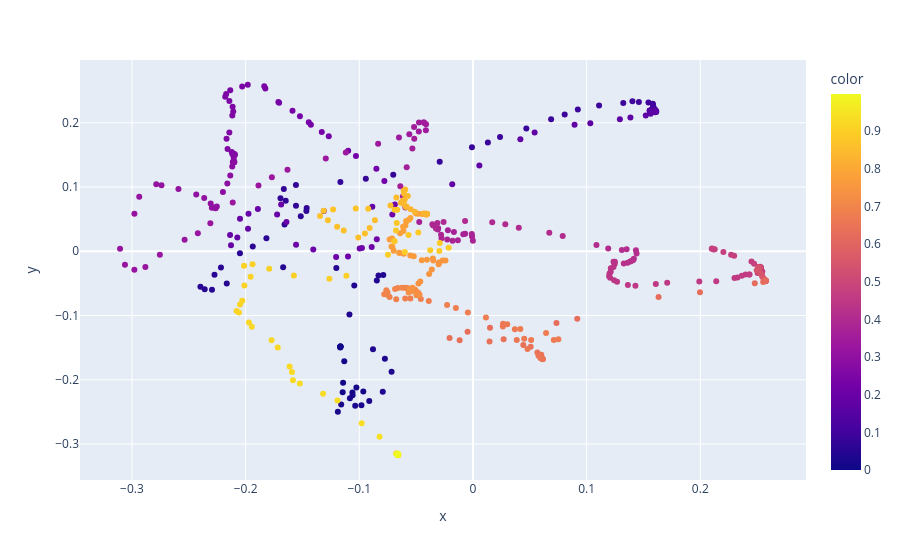

The notebook cell this image was saved under:
### Code cell
pca = PCA(n_components=2)
X, y = load_exec("peg_pick404_test_5")
X_pca = pca.fit_transform(X[:,:-1])
fig = px.scatter(x=X_pca[:, 0], y=X_pca[:, 1], color=X[:,-1])
fig.show()

### Figure 1 — Plotly figure (JSON) as saved in the notebook; plotly's stock layout.template omitted (floating-point values rounded to 4 significant figures; data arrays with more than 128 entries replaced by an {"elided": "..."} marker saying what was removed)
{"data": [{"hovertemplate": "x=%{x}<br>y=%{y}<br>color=%{marker.color}<extra></extra>", "legendgroup": "", "marker": {"color": {"elided": "619 float values"}, "coloraxis": "coloraxis", "symbol": "circle"}, "mode": "markers", "name": "", "orientation": "v", "showlegend": false, "type": "scatter", "x": {"elided": "619 float values"}, "xaxis": "x", "y": {"elided": "619 float values"}, "yaxis": "y"}], "layout": {"coloraxis": {"colorbar": {"title": {"text": "color"}}, "colorscale": [[0, "#0d0887"], [0.1111, "#46039f"], [0.2222, "#7201a8"], [0.3333, "#9c179e"], [0.4444, "#bd3786"], [0.5556, "#d8576b"], [0.6667, "#ed7953"], [0.7778, "#fb9f3a"], [0.8889, "#fdca26"], [1, "#f0f921"]]}, "legend": {"tracegroupgap": 0}, "margin": {"t": 60}, "xaxis": {"anchor": "y", "domain": [0, 1], "title": {"text": "x"}}, "yaxis": {"anchor": "x", "domain": [0, 1], "title": {"text": "y"}}}}
